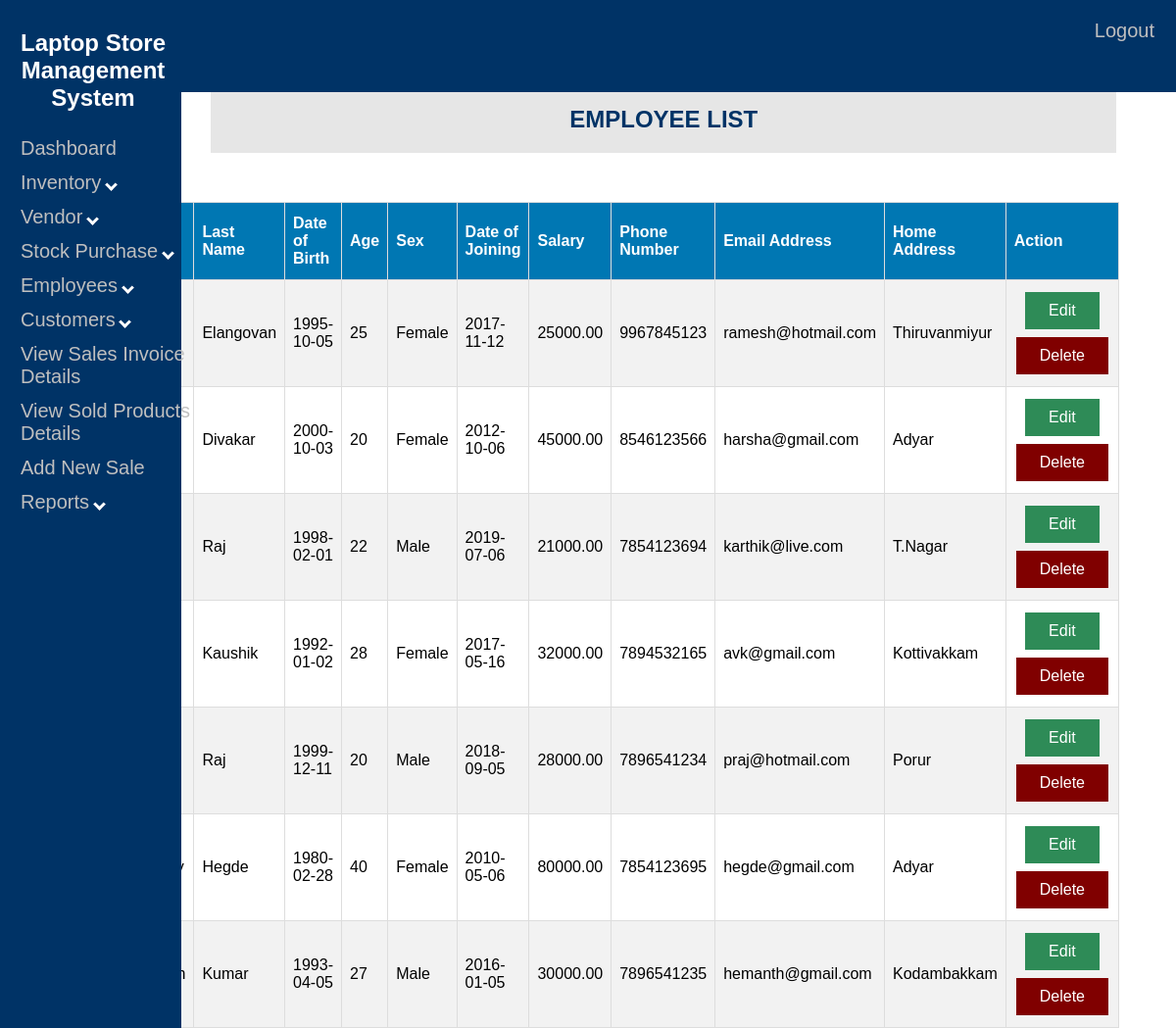
Page /Laptop/employee-view.php on the committed database.
### tables this page shows
CREATE TABLE `employee` (
  `E_ID` decimal(7,0) NOT NULL,
  `E_FNAME` varchar(30) NOT NULL,
  `E_LNAME` varchar(30) DEFAULT NULL,
  `BDATE` date NOT NULL,
  `E_AGE` int(11) NOT NULL,
  `E_SEX` varchar(6) NOT NULL,
  `E_JDATE` date NOT NULL,
  `E_SAL` decimal(8,2) NOT NULL,
  `E_PHNO` decimal(10,0) NOT NULL,
  `E_MAIL` varchar(40) DEFAULT NULL,
  `E_ADD` varchar(40) DEFAULT NULL
);

### Laptop/employee-view.php (the view, shortened to what this page needs)
<!DOCTYPE html>
<html>
<head>
<link rel="stylesheet" type="text/css" href="nav2.css">
<link rel="stylesheet" type="text/css" href="table1.css">
</head>
<body>
<div class="sidenav">
			<h2 style="font-family:Arial; color:white; text-align:center;"> Laptop Store Management System </h2>
			<a href="adminmainpage.php">Dashboard</a>
			<button class="dropdown-btn">Inventory
			<i class="down"></i>
			</button>
			<button class="dropdown-btn">Vendor
			<i class="down"></i>
			</button>
			<button class="dropdown-btn">Stock Purchase
			<i class="down"></i>
			</button>
			<button class="dropdown-btn">Employees
			<i class="down"></i>
			</button>
			<button class="dropdown-btn">Customers
			<i class="down"></i>
			</button>
			<a href="sales-view.php">View Sales Invoice Details</a>
			<a href="salesitems-view.php">View Sold Products Details</a>
			<a href="pos1.php">Add New Sale</a>
			<button class="dropdown-btn">Reports
			<i class="down"></i>
			</button>
	</div>
	<div class="topnav">
		<a href="logout.php">Logout</a>
	</div>
	<center>
	<div class="head">
	<h2> EMPLOYEE LIST</h2>
	</div>
	</center>
	<table align="right" id="table1" style="width:80%;margin-right:50px;">
		<tr>
			<th>Employee ID</th>
			<th>First Name</th>
			<th>Last Name</th>
			<th>Date of Birth</th>
			<th>Age</th>
			<th>Sex</th>
			<th>Date of Joining</th>
			<th>Salary</th>
			<th>Phone Number</th>
			<th>Email Address</th>
			<th>Home Address</th>
			<th>Action</th>
		</tr>
	<?php
	include "config.php";
	$sql = "SELECT e_id, e_fname, e_lname, bdate, e_age, e_sex, e_jdate, e_sal, e_phno, e_mail, e_add FROM employee where e_id<>1";
	$result = $conn->query($sql);
	if ($result->num_rows > 0) {
	while($row = $result->fetch_assoc()) {
	echo "<tr>";
		echo "<td>" . $row["e_id"]. "</td>";
		echo "<td>" . $row["e_fname"] . "</td>";
		echo "<td>" . $row["e_lname"] . "</td>";
		echo "<td>" . $row["bdate"] . "</td>";
		echo "<td>" . $row["e_age"]. "</td>";
		echo "<td>" . $row["e_sex"]. "</td>";
		echo "<td>" . $row["e_jdate"]. "</td>";
		echo "<td>" . $row["e_sal"]. "</td>";
		echo "<td>" . $row["e_phno"]. "</td>";
		echo "<td>" . $row["e_mail"]. "</td>";
		echo "<td>" . $row["e_add"]. "</td>";
		echo "<td align=center>";
		echo "<a class='button1 edit-btn' href=employee-update.php?id=".$row['e_id'].">Edit</a>";
		echo "<a onclick='return confirm('Are you sure to delete?');' class='button1 del-btn' href=employee-delete.php?id=".$row['e_id'].">Delete</a>";
		echo "</td>";
	echo "</tr>";
	}
	echo "</table>";
}
	?>
</body>
</html>

### Laptop/nav2.css (style rules this page uses)
.sidenav { height: 100%; width: 15%; position: fixed; z-index: 1; top: 0; left: 0; background-color: #003366; padding-top: 10px; padding-left:5px; font-family:Arial; }
.sidenav a,.dropdown-btn { padding: 6px 8px 6px 16px; text-decoration: none; font-size: 20px; color: #bfbfbf; display: block; border: none; background: none; width: 100%; text-align: left; cursor: pointer; outline: none; }
i { border: solid white; border-width: 0 3px 3px 0; display: inline-block; padding: 3px; }
.down { transform: rotate(45deg); -webkit-transform: rotate(45deg); }
.topnav { overflow: hidden; background-color: #003366; margin:0px; vertical-align:top; width: 100%; height:9%; position: fixed; x-index: 1; top: 0; left: 0; }
.topnav a { float: right; text-align: center; padding: 20px 22px; text-decoration: none; font-size: 20px; font-family:Arial; color: #bfbfbf; display: block; border: none; background: none; cursor: pointer; outline: none; }
div.head { width:78%; font-family:Arial; background-color:#e6e6e6; color:#003366; float:right; margin-top:80px; margin-right:53px; margin-left:0px; top: 0; right: 0; overflow:hidden; }

### Laptop/table1.css (style rules this page uses)
#table1 { font-family: Arial; border-collapse: collapse; margin-top:50px; margin-right:25px; width: 70%; overflow:auto; }
#table1 td, #table1 th { border: 1px solid #ddd; padding: 8px; }
#table1 tr:nth-child(even) { background-color: #f2f2f2; }
#table1 th { padding-top: 12px; padding-bottom: 12px; text-align: left; background-color: #0077b3; color: white; }
.button1 { border:none; color: white; padding: 10px 24px; text-align: center; text-decoration: none; display: inline-block; margin: 4px 2px; cursor: pointer; }
.edit-btn { background-color:#2E8B57; }
.del-btn { background-color:#800000; }

### rows in the picture
employee: E_LNAME "Elangovan", BDATE "1995-10-05", E_AGE "25", E_SEX "Female", E_JDATE "2017-11-12", E_SAL "25000.00", E_PHNO "9967845123", E_MAIL "ramesh@hotmail.com", E_ADD "Thiruvanmiyur"
employee: E_LNAME "Divakar", BDATE "2000-10-03", E_AGE "20", E_SEX "Female", E_JDATE "2012-10-06", E_SAL "45000.00", E_PHNO "8546123566", E_MAIL "harsha@gmail.com", E_ADD "Adyar"
employee: E_LNAME "Raj", BDATE "1998-02-01", E_AGE "22", E_SEX "Male", E_JDATE "2019-07-06", E_SAL "21000.00", E_PHNO "7854123694", E_MAIL "karthik@live.com", E_ADD "T.Nagar"
employee: E_LNAME "Kaushik", BDATE "1992-01-02", E_AGE "28", E_SEX "Female", E_JDATE "2017-05-16", E_SAL "32000.00", E_PHNO "7894532165", E_MAIL "avk@gmail.com", E_ADD "Kottivakkam"
employee: E_LNAME "Raj", BDATE "1999-12-11", E_AGE "20", E_SEX "Male", E_JDATE "2018-09-05", E_SAL "28000.00", E_PHNO "7896541234", E_MAIL "praj@hotmail.com", E_ADD "Porur"
employee: E_LNAME "Hegde", BDATE "1980-02-28", E_AGE "40", E_SEX "Female", E_JDATE "2010-05-06", E_SAL "80000.00", E_PHNO "7854123695", E_MAIL "hegde@gmail.com", E_ADD "Adyar"
employee: E_LNAME "Kumar", BDATE "1993-04-05", E_AGE "27", E_SEX "Male", E_JDATE "2016-01-05", E_SAL "30000.00", E_PHNO "7896541235", E_MAIL "hemanth@gmail.com", E_ADD "Kodambakkam"
